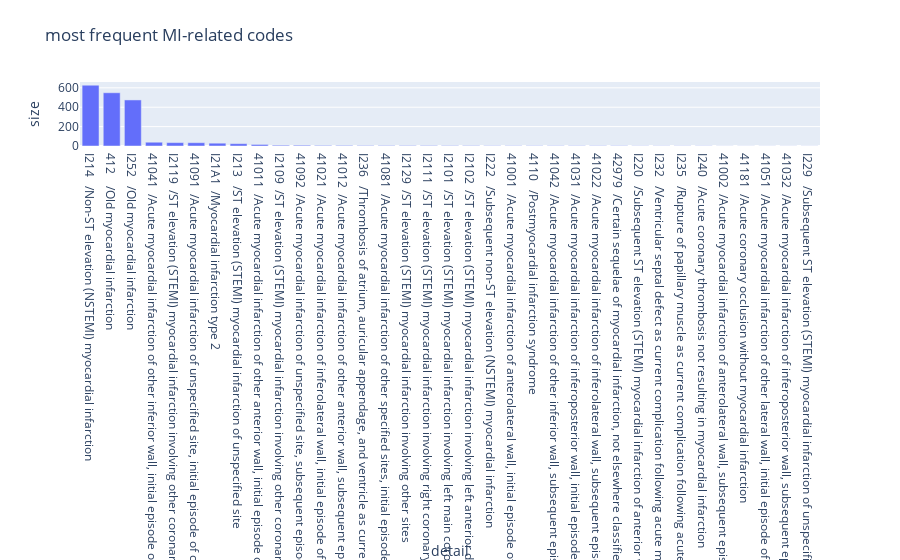

The notebook cell saved with this chart:
### Code cell
# icd-diag codes containing "myocardial infarction"  except "old"

df_d_icd_diag = pd.read_csv(ADD_DATA+'d_icd_diagnoses.csv')

df2_icd_diag = pd.merge(df_icd_diag, df_d_icd_diag,on=['icd_code', 'icd_version'])

df_icd_MI = df2_icd_diag.query(f"long_title.str.contains('myocardial infarction',case=False)")

df_icd_MI['label'] = 'MI'
df_icd_MI['detail'] = df_icd_MI['icd_code'] + '/' +df_icd_MI['long_title']
df_icd_MI['intime'] = date_origin - timedelta(days=3)
df_icd_MI['outtime'] = date_origin - timedelta(days=2)
df_icd_MI = df_icd_MI[['hadm_id','label','detail','intime','outtime']]
print(df_icd_MI.dtypes)

# FIGURE: plot most frequent MI-related codes in the cohort
temp = df_icd_MI.groupby('detail').size().reset_index(name='size').sort_values(by='size',ascending=False)
fig = px.bar(temp,x='detail', y='size', title = 'most frequent MI-related codes')
fig.show()
fig.write_html(ADD_DATA+'MI-related codes.html')
print(len(df_icd_MI))

### Figure 1 — Plotly figure (JSON) as saved in the notebook; plotly's stock layout.template omitted (floating-point values rounded to 4 significant figures)
{"data": [{"alignmentgroup": "True", "hovertemplate": "detail=%{x}<br>size=%{y}<extra></extra>", "legendgroup": "", "marker": {"color": "#636efa", "pattern": {"shape": ""}}, "name": "", "offsetgroup": "", "orientation": "v", "showlegend": false, "textposition": "auto", "type": "bar", "x": ["I214   /Non-ST elevation (NSTEMI) myocardial infarction", "412    /Old myocardial infarction", "I252   /Old myocardial infarction", "41041  /Acute myocardial infarction of other inferior wall, initial episode of care", "I2119  /ST elevation (STEMI) myocardial infarction involving other coronary artery of inferior wall", "41091  /Acute myocardial infarction of unspecified site, initial episode of care", "I21A1  /Myocardial infarction type 2", "I213   /ST elevation (STEMI) myocardial infarction of unspecified site", "41011  /Acute myocardial infarction of other anterior wall, initial episode of care", "I2109  /ST elevation (STEMI) myocardial infarction involving other coronary artery of anterior wall", "41092  /Acute myocardial infarction of unspecified site, subsequent episode of care", "41021  /Acute myocardial infarction of inferolateral wall, initial episode of care", "41012  /Acute myocardial infarction of other anterior wall, subsequent episode of care", "I236   /Thrombosis of atrium, auricular appendage, and ventricle as current complications following acute myocardial infarction", "41081  /Acute myocardial infarction of other specified sites, initial episode of care", "I2129  /ST elevation (STEMI) myocardial infarction involving other sites", "I2111  /ST elevation (STEMI) myocardial infarction involving right coronary artery", "I2101  /ST elevation (STEMI) myocardial infarction involving left main coronary artery", "I2102  /ST elevation (STEMI) myocardial infarction involving left anterior descending coronary artery", "I222   /Subsequent non-ST elevation (NSTEMI) myocardial infarction", "41001  /Acute myocardial infarction of anterolateral wall, initial episode of care", "4110   /Postmyocardial infarction syndrome", "41042  /Acute myocardial infarction of other inferior wall, subsequent episode of care", "41031  /Acute myocardial infarction of inferoposterior wall, initial episode of care", "41022  /Acute myocardial infarction of inferolateral wall, subsequent episode of care", "42979  /Certain sequelae of myocardial infarction, not elsewhere classified, other", "I220   /Subsequent ST elevation (STEMI) myocardial infarction of anterior wall", "I232   /Ventricular septal defect as current complication following acute myocardial infarction", "I235   /Rupture of papillary muscle as current complication following acute myocardial infarction", "I240   /Acute coronary thrombosis not resulting in myocardial infarction", "41002  /Acute myocardial infarction of anterolateral wall, subsequent episode of care", "41181  /Acute coronary occlusion without myocardial infarction", "41051  /Acute myocardial infarction of other lateral wall, initial episode of care", "41032  /Acute myocardial infarction of inferoposterior wall, subsequent episode of care", "I229   /Subsequent ST elevation (STEMI) myocardial infarction of unspecified site"], "xaxis": "x", "y": [627, 549, 475, 39, 35, 34, 29, 24, 16, 8, 8, 6, 6, 5, 5, 5, 5, 4, 4, 3, 3, 3, 3, 3, 3, 3, 2, 2, 2, 2, 1, 1, 1, 1, 1], "yaxis": "y"}], "layout": {"barmode": "relative", "legend": {"tracegroupgap": 0}, "title": {"text": "most frequent MI-related codes"}, "xaxis": {"anchor": "y", "domain": [0, 1], "title": {"text": "detail"}}, "yaxis": {"anchor": "x", "domain": [0, 1], "title": {"text": "size"}}}}
